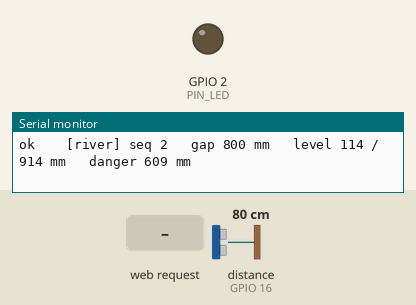
Recording of a sketch running on a simulated ESP32. Shown: output pins drawn as LEDs (lit = HIGH), the last lines printed to the serial monitor. Wiring (inferred from the names in the program): ultrasonic range finder: trigger GPIO 17; echo GPIO 16. Inputs (shaded band) come from the test bench; at power-on: distance to the obstacle (sensor on GPIO 16) 80 cm. The echo pulse lasts 58.3 µs per cm; EEPROM starts erased; no radio packets arrive unless stated; pins used as bus, display or sensor lines are not drawn.

Above: at 1.5 s.
1.6 s: distance to the obstacle (sensor on GPIO 16) set to 34 cm
3.2 s: distance to the obstacle (sensor on GPIO 16) set to 29 cm
At 4.9 s:
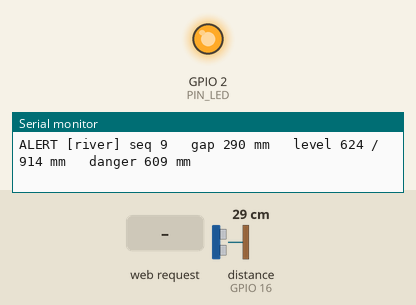
6.5 s: HTTP request GET /save?mode=1 received
At 7.6 s:
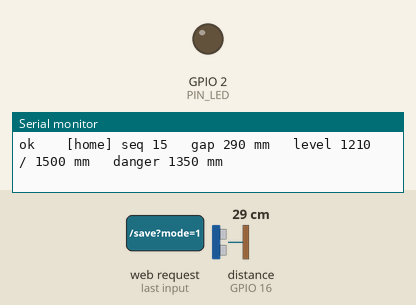
9.0 s: HTTP request GET /save?mode=0 received
At 10.7 s:
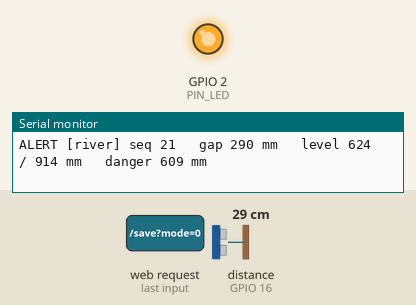
11.0 s: HTTP request GET /save?mode=120 received
At 12.2 s:
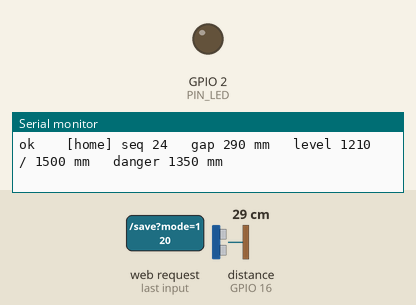
Timing chart, 0 to 14.0 s (numbered marks = the images above; inputs shaded):
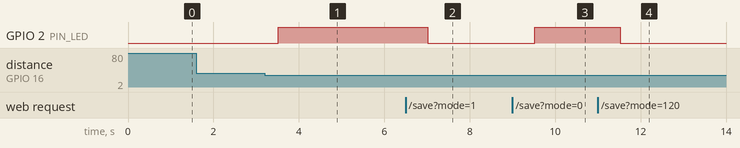

The sketch:

node_sender.ino
```cpp
// =====================================================================
//  FLOOD NODE  -  SENDER   (ESP32-WROOM-32)
//  JSN-SR04T ultrasonic + RA-02 / SX1278 LoRa 433 MHz
//  + its own WiFi setup page
//
//  SET IT UP
//    join the WiFi network   FloodNode-Setup
//    password                12345678
//    open                    http://192.168.4.1
//
//  The page has two profiles - RIVER and HOME TANK - each with its own
//  measurements. Tick the one you want, fill in the numbers, press Save.
//  The settings are written to flash and survive a power cut, and they
//  travel inside every packet, so the receiver reconfigures itself with
//  no second setup page to keep in step.
//
//  ARDUINO IDE:  Board "ESP32 Dev Module"
// =====================================================================

#include <WiFi.h>
#include <WebServer.h>
#include <Preferences.h>
#include <SPI.h>
#include <LoRa.h>

// ---------- setup access point ----------------------------------------
const char* AP_SSID = "FloodNode-Setup";
const char* AP_PASS = "12345678";

// ---------- pins -------------------------------------------------------
#define PIN_TRIG   17
#define PIN_ECHO   16
#define PIN_LED     2
#define LORA_SS     5
#define LORA_RST   14
#define LORA_DIO0  26

// ---------- radio: must match the receiver ----------------------------
#define LORA_FREQ  433000000L
#define LORA_SF    7
#define LORA_BW    125E3
#define LORA_CR    5
#define LORA_SYNC  0x34

#define NODE_ID          1
#define TX_INTERVAL_MS 500
#define BLIND_MM       250        // JSN-SR04T cannot see closer than this
#define MAX_RANGE_MM  4500

#define MODE_RIVER 0
#define MODE_HOME  1

#define ST_NO_ECHO   0x01
#define ST_SUB_BLIND 0x02
#define ST_ALERT     0x04

// ---------- stored settings -------------------------------------------
// Two complete profiles are kept, so switching between them never loses
// the other one's numbers. All heights are millimetres of WATER measured
// up from the bed or the tank floor.
struct Cfg {
  uint8_t  mode;
  uint16_t rDepth;      // river: sensor face down to the bed
  uint16_t rNormal;     // river: normal water height
  uint16_t rDanger;     // river: danger level
  uint16_t hDepth;      // home:  sensor face down to the tank floor
  uint16_t hOverflow;   // home:  overflow height
} cfg;

Preferences prefs;
WebServer   server(80);

uint16_t seq   = 0;
bool     alert = false;
int16_t  lastGap = -1, lastLevel = -1;
uint8_t  lastStatus = 0;

uint16_t activeDepth()  { return cfg.mode == MODE_HOME ? cfg.hDepth    : cfg.rDepth;  }
uint16_t activeDanger() { return cfg.mode == MODE_HOME ? cfg.hOverflow : cfg.rDanger; }

void loadCfg() {
  prefs.begin("flood", false);
  cfg.mode      = prefs.getUChar ("mode",      MODE_RIVER);
  cfg.rDepth    = prefs.getUShort("rDepth",    914);    // 3 ft
  cfg.rNormal   = prefs.getUShort("rNormal",   300);
  cfg.rDanger   = prefs.getUShort("rDanger",   609);    // water 2 ft up = gap 1 ft
  cfg.hDepth    = prefs.getUShort("hDepth",   1500);    // 1.5 m tank
  cfg.hOverflow = prefs.getUShort("hOverflow",1350);
  prefs.end();
}

void saveCfg() {
  prefs.begin("flood", false);
  prefs.putUChar ("mode",      cfg.mode);
  prefs.putUShort("rDepth",    cfg.rDepth);
  prefs.putUShort("rNormal",   cfg.rNormal);
  prefs.putUShort("rDanger",   cfg.rDanger);
  prefs.putUShort("hDepth",    cfg.hDepth);
  prefs.putUShort("hOverflow", cfg.hOverflow);
  prefs.end();
  Serial.println("settings saved to flash");
}

uint16_t crc16(const uint8_t *d, size_t n) {
  uint16_t crc = 0xFFFF;
  for (size_t i = 0; i < n; i++) {
    crc ^= (uint16_t)d[i] << 8;
    for (uint8_t b = 0; b < 8; b++)
      crc = (crc & 0x8000) ? (crc << 1) ^ 0x1021 : (crc << 1);
  }
  return crc;
}

uint32_t pingOnce() {
  digitalWrite(PIN_TRIG, LOW);  delayMicroseconds(4);
  digitalWrite(PIN_TRIG, HIGH); delayMicroseconds(10);
  digitalWrite(PIN_TRIG, LOW);
  return pulseIn(PIN_ECHO, HIGH, 30000UL);
}

int cmpU32(const void *a, const void *b) {
  uint32_t x = *(const uint32_t*)a, y = *(const uint32_t*)b;
  return (x > y) - (x < y);
}

// median of 5. returns gap in mm, or -1 no echo, -2 inside the blind zone
int16_t measureGapMM() {
  uint32_t s[5]; uint8_t n = 0;
  for (uint8_t i = 0; i < 5; i++) {
    uint32_t t = pingOnce();
    if (t > 0) s[n++] = t;
    delay(25);
  }
  if (n < 3) return -1;
  qsort(s, n, sizeof(uint32_t), cmpU32);
  float mm = (s[n / 2] * 343.0f) / 2000.0f;
  if (mm > MAX_RANGE_MM) return -1;
  if (mm < BLIND_MM)     return -2;
  return (int16_t)(mm + 0.5f);
}

// ---------- 16-byte packet, protocol 3 --------------------------------
//  0     version = 3
//  1     node id
//  2-3   sequence
//  4-5   water level, mm from the bottom   (int16, -1 unknown)
//  6     status flags
//  7     mode: 0 river, 1 home tank
//  8-9   gap, mm from the sensor down to the water
//  10-11 danger level, mm  (river danger level, or tank overflow height)
//  12-13 depth, mm  (sensor face to the bottom)
//  14-15 CRC16-CCITT over bytes 0-13
void sendPacket(int16_t gap, int16_t level, uint8_t status) {
  uint8_t p[16];
  uint16_t danger = activeDanger(), depth = activeDepth();
  p[0]  = 3;              p[1]  = NODE_ID;
  p[2]  = seq >> 8;       p[3]  = seq & 0xFF;
  p[4]  = level >> 8;     p[5]  = level & 0xFF;
  p[6]  = status;         p[7]  = cfg.mode;
  p[8]  = gap >> 8;       p[9]  = gap & 0xFF;
  p[10] = danger >> 8;    p[11] = danger & 0xFF;
  p[12] = depth >> 8;     p[13] = depth & 0xFF;
  uint16_t c = crc16(p, 14);
  p[14] = c >> 8;         p[15] = c & 0xFF;

  LoRa.beginPacket();
  LoRa.write(p, 16);
  LoRa.endPacket();
  seq++;
}

const char PAGE[] PROGMEM = R"HTML(<!doctype html><html><head>
<meta charset="utf-8"><meta name="viewport" content="width=device-width,initial-scale=1">
<title>Flood node setup</title><style>
*{box-sizing:border-box}
body{margin:0;background:#0d1418;color:#e3ecf0;font:15px/1.6 system-ui,-apple-system,sans-serif}
.w{max-width:620px;margin:0 auto;padding:20px}
h1{font-size:19px;font-weight:600;margin:0 0 2px}
.sub{color:#8fa3ae;font-size:13px;margin:0 0 18px}
.live{background:#16222a;border:1px solid #26353f;border-radius:10px;padding:12px 14px;margin-bottom:18px;
 display:flex;gap:18px;flex-wrap:wrap}
.live div{flex:1 1 110px}
.lab{color:#8fa3ae;font-size:10.5px;letter-spacing:.1em;text-transform:uppercase}
.val{font-size:22px;font-weight:600;font-variant-numeric:tabular-nums}
.card{background:#16222a;border:2px solid #26353f;border-radius:12px;padding:16px;margin-bottom:14px;cursor:pointer}
.card.on{border-color:#3fa7e0;background:#16262f}
.hd{display:flex;align-items:center;gap:10px;margin-bottom:4px}
.tick{width:22px;height:22px;border-radius:50%;border:2px solid #55666f;flex:none;position:relative}
.card.on .tick{border-color:#3fa7e0;background:#3fa7e0}
.card.on .tick:after{content:"";position:absolute;left:6px;top:2px;width:6px;height:11px;
 border:solid #0d1418;border-width:0 2.5px 2.5px 0;transform:rotate(45deg)}
.ttl{font-size:16px;font-weight:600}
.hint{color:#8fa3ae;font-size:12.5px;margin:0 0 12px 32px}
.f{display:flex;align-items:center;gap:10px;margin:9px 0 9px 32px}
.f label{flex:1;font-size:13.5px;color:#c4d2d9}
.f input{width:104px;padding:7px 9px;border-radius:7px;border:1px solid #33454f;background:#0f1a20;
 color:#e3ecf0;font-size:14px;text-align:right;font-variant-numeric:tabular-nums}
.f span{width:26px;color:#8fa3ae;font-size:12.5px}
button{width:100%;padding:13px;border-radius:10px;border:0;background:#3fa7e0;color:#06222f;
 font-size:15px;font-weight:600;cursor:pointer;margin-top:4px}
.ok{background:#12382a;color:#6fd39c;border:1px solid #1e5c44;border-radius:8px;padding:9px 12px;
 margin-top:12px;font-size:13.5px;display:none}
.note{color:#8fa3ae;font-size:12px;margin-top:16px;line-height:1.55}
</style></head><body><div class="w">
<h1>Flood node setup</h1>
<p class="sub">Node 1 &middot; LoRa 433 MHz &middot; settings are stored on the board</p>

<div class="live">
  <div><div class="lab">Gap now</div><div class="val" id="g">--</div></div>
  <div><div class="lab">Water level</div><div class="val" id="l">--</div></div>
  <div><div class="lab">State</div><div class="val" id="s" style="font-size:16px">--</div></div>
</div>

<form id="fm">
<div class="card" id="cR" onclick="pick(0)">
  <div class="hd"><div class="tick"></div><div class="ttl">River</div></div>
  <p class="hint">Sensor on a bridge pier, looking down at the water.</p>
  <div class="f"><label>Sensor height above the river bed</label><input name="rd" id="rd" type="number" min="100" max="4500"><span>mm</span></div>
  <div class="f"><label>Normal water height</label><input name="rn" id="rn" type="number" min="0" max="4500"><span>mm</span></div>
  <div class="f"><label>Danger level</label><input name="rg" id="rg" type="number" min="0" max="4500"><span>mm</span></div>
</div>

<div class="card" id="cH" onclick="pick(1)">
  <div class="hd"><div class="tick"></div><div class="ttl">Home tank</div></div>
  <p class="hint">Sensor in the tank lid, looking down at the stored water.</p>
  <div class="f"><label>Tank height, floor to sensor</label><input name="hd" id="hd" type="number" min="100" max="4500"><span>mm</span></div>
  <div class="f"><label>Overflow height</label><input name="ho" id="ho" type="number" min="0" max="4500"><span>mm</span></div>
</div>

<button type="button" onclick="save()">Save and apply</button>
<div class="ok" id="okmsg">Saved. The node is using these settings now.</div>
</form>

<p class="note">Every height is measured in millimetres of water up from the bottom, not down from the sensor.
A 1.5 m tank with overflow 150 mm below the lid is tank height 1500, overflow height 1350.<br><br>
These numbers travel inside each radio packet, so the receiver picks them up automatically.</p>
</div><script>
var mode=0;
function pick(m){mode=m;
 document.getElementById('cR').className=m==0?'card on':'card';
 document.getElementById('cH').className=m==1?'card on':'card';}
function load(){
 fetch('/cfg').then(function(r){return r.json()}).then(function(c){
  document.getElementById('rd').value=c.rd; document.getElementById('rn').value=c.rn;
  document.getElementById('rg').value=c.rg; document.getElementById('hd').value=c.hd;
  document.getElementById('ho').value=c.ho; pick(c.mode);});
}
function live(){
 fetch('/live').then(function(r){return r.json()}).then(function(d){
  document.getElementById('g').textContent=d.gap<0?'--':(d.gap+' mm');
  document.getElementById('l').textContent=d.level<0?'--':(d.level+' mm');
  document.getElementById('s').textContent=d.gap<0?(d.blind?'too high':'no echo'):(d.alert?'ALERT':'normal');
  document.getElementById('s').style.color=d.alert?'#ff8f7a':'#6fd39c';
 }).catch(function(){});
}
function save(){
 var q='/save?mode='+mode;
 ['rd','rn','rg','hd','ho'].forEach(function(k){q+='&'+k+'='+document.getElementById(k).value});
 fetch(q).then(function(){var o=document.getElementById('okmsg');o.style.display='block';
  setTimeout(function(){o.style.display='none'},2500);});
}
load();live();setInterval(live,700);
</script></body></html>)HTML";

void handleRoot() { server.send_P(200, "text/html", PAGE); }

void handleCfg() {
  char b[200];
  snprintf(b, sizeof(b),
    "{\"mode\":%u,\"rd\":%u,\"rn\":%u,\"rg\":%u,\"hd\":%u,\"ho\":%u}",
    cfg.mode, cfg.rDepth, cfg.rNormal, cfg.rDanger, cfg.hDepth, cfg.hOverflow);
  server.send(200, "application/json", b);
}

void handleLive() {
  char b[160];
  snprintf(b, sizeof(b),
    "{\"gap\":%d,\"level\":%d,\"alert\":%d,\"blind\":%d,\"mode\":%u,"
    "\"depth\":%u,\"danger\":%u}",
    lastGap, lastLevel, alert ? 1 : 0, (lastStatus & ST_SUB_BLIND) ? 1 : 0,
    cfg.mode, activeDepth(), activeDanger());
  server.send(200, "application/json", b);
}

uint16_t clampArg(const char* name, uint16_t fallback) {
  if (!server.hasArg(name)) return fallback;
  long v = server.arg(name).toInt();
  if (v < 0) v = 0;
  if (v > 4500) v = 4500;
  return (uint16_t)v;
}

void handleSave() {
  if (server.hasArg("mode")) cfg.mode = server.arg("mode").toInt() ? MODE_HOME : MODE_RIVER;
  cfg.rDepth    = clampArg("rd", cfg.rDepth);
  cfg.rNormal   = clampArg("rn", cfg.rNormal);
  cfg.rDanger   = clampArg("rg", cfg.rDanger);
  cfg.hDepth    = clampArg("hd", cfg.hDepth);
  cfg.hOverflow = clampArg("ho", cfg.hOverflow);

  // a danger level above the sensor is meaningless - pull it back in
  if (cfg.rDanger   >= cfg.rDepth) cfg.rDanger   = cfg.rDepth   > 50 ? cfg.rDepth   - 50 : 0;
  if (cfg.hOverflow >= cfg.hDepth) cfg.hOverflow = cfg.hDepth   > 50 ? cfg.hDepth   - 50 : 0;

  saveCfg();
  server.send(200, "text/plain", "ok");
}

void setup() {
  Serial.begin(115200);
  delay(300);
  pinMode(PIN_TRIG, OUTPUT);
  pinMode(PIN_ECHO, INPUT);
  pinMode(PIN_LED,  OUTPUT);
  digitalWrite(PIN_LED, LOW);

  loadCfg();
  Serial.print("mode: ");
  Serial.println(cfg.mode == MODE_HOME ? "HOME TANK" : "RIVER");
  Serial.print("depth "); Serial.print(activeDepth());
  Serial.print(" mm, danger "); Serial.print(activeDanger()); Serial.println(" mm");

  WiFi.mode(WIFI_AP);
  WiFi.softAP(AP_SSID, AP_PASS, 6, 0, 4);
  Serial.print("setup page: http://"); Serial.println(WiFi.softAPIP());
  Serial.print("join \""); Serial.print(AP_SSID);
  Serial.print("\" with password "); Serial.println(AP_PASS);

  server.on("/",     handleRoot);
  server.on("/cfg",  handleCfg);
  server.on("/live", handleLive);
  server.on("/save", handleSave);
  server.begin();

  SPI.begin(18, 19, 23, LORA_SS);
  LoRa.setPins(LORA_SS, LORA_RST, LORA_DIO0);
  while (!LoRa.begin(LORA_FREQ)) {
    Serial.println("LoRa init failed - check wiring, and fit a 433 MHz antenna");
    delay(2000);
  }
  LoRa.setSpreadingFactor(LORA_SF);
  LoRa.setSignalBandwidth(LORA_BW);
  LoRa.setCodingRate4(LORA_CR);
  LoRa.setSyncWord(LORA_SYNC);
  LoRa.setTxPower(14);
  Serial.println("sender ready.");
}

void loop() {
  server.handleClient();

  static unsigned long nextTx = 0;
  if (millis() < nextTx) return;
  nextTx = millis() + TX_INTERVAL_MS;

  uint16_t depth  = activeDepth();
  uint16_t danger = activeDanger();

  int16_t gap = measureGapMM();
  uint8_t status = 0;
  int16_t level;

  if (gap == -1) {
    status |= ST_NO_ECHO;  gap = -1;  level = -1;
  } else if (gap == -2) {
    // inside the blind zone: the water is above anything we can measure
    status |= ST_SUB_BLIND;
    gap   = BLIND_MM;
    level = depth > BLIND_MM ? depth - BLIND_MM : depth;
  } else {
    if (gap > (int16_t)depth) gap = depth;
    level = depth - gap;
  }

  // ---------- alert, with hysteresis ----------------------------------
  if (status & ST_SUB_BLIND)            alert = true;
  else if (!(status & ST_NO_ECHO)) {
    uint16_t clear = danger > 50 ? danger - 50 : 0;
    if (!alert && level >= (int16_t)danger)     alert = true;
    else if (alert && level <  (int16_t)clear)  alert = false;
  }
  if (alert) status |= ST_ALERT;

  lastGap = gap; lastLevel = level; lastStatus = status;
  sendPacket(gap, level, status);
  digitalWrite(PIN_LED, alert ? HIGH : LOW);

  Serial.print(alert ? "ALERT " : "ok    ");
  Serial.print(cfg.mode == MODE_HOME ? "[home] " : "[river] ");
  Serial.print("seq "); Serial.print(seq);
  if (gap < 0) Serial.println("   no echo");
  else {
    Serial.print("   gap ");   Serial.print(gap);
    Serial.print(" mm   level "); Serial.print(level);
    Serial.print(" / "); Serial.print(depth);
    Serial.print(" mm   danger "); Serial.print(danger);
    Serial.println(" mm");
  }
}
```

Measured:
- the behaviour switches between 31 and 30 cm on distance to the obstacle (sensor on GPIO 16) (found by bisection; images 0 and 1)
- after the input at 3.2 s, GPIO 2 (PIN_LED): LOW → HIGH after 0.32 s
- after the input at 6.5 s, GPIO 2 (PIN_LED): HIGH → LOW after 0.52 s
- after the input at 9.0 s, GPIO 2 (PIN_LED): LOW → HIGH after 0.52 s
- after the input at 11.0 s, GPIO 2 (PIN_LED): HIGH → LOW after 0.52 s
